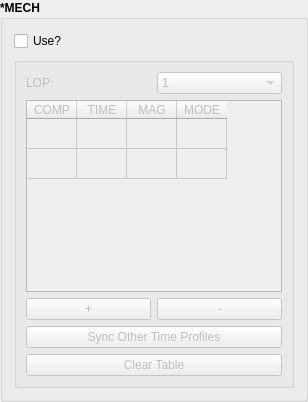
         <widget class="QGroupBox" name="kwmech_gb">
          <property name="font">
           <font>
            <weight>75</weight>
            <bold>true</bold>
           </font>
          </property>
          <property name="title">
           <string>*MECH</string>
          </property>
          <layout class="QVBoxLayout" name="verticalLayout_11">
           <item>
            <widget class="QCheckBox" name="mech_cb">
             <property name="font">
              <font>
               <weight>50</weight>
               <bold>false</bold>
              </font>
             </property>
             <property name="text">
              <string>Use?</string>
             </property>
            </widget>
           </item>
           <item>
            <widget class="QGroupBox" name="mech_gb">
             <property name="enabled">
              <bool>false</bool>
             </property>
             <property name="title">
              <string/>
             </property>
             <property name="flat">
              <bool>true</bool>
             </property>
             <layout class="QHBoxLayout" name="horizontalLayout_35">
              <item>
               <layout class="QVBoxLayout" name="verticalLayout_16">
                <item>
                 <layout class="QHBoxLayout" name="horizontalLayout_18">
                  <item>
                   <widget class="QLabel" name="lop_label">
                    <property name="font">
                     <font>
                      <weight>50</weight>
                      <bold>false</bold>
                     </font>
                    </property>
                    <property name="text">
                     <string>LOP:</string>
                    </property>
                   </widget>
                  </item>
                  <item>
                   <widget class="QComboBox" name="lop_cb">
                    <property name="font">
                     <font>
                      <weight>50</weight>
                      <bold>false</bold>
                     </font>
                    </property>
                    <property name="toolTip">
                     <string>Specify *MECH loading option</string>
                    </property>
                    <item>
                     <property name="text">
                      <string>1</string>
                     </property>
                    </item>
                    <item>
                     <property name="text">
                      <string>2</string>
                     </property>
                    </item>
                    <item>
                     <property name="text">
                      <string>3</string>
                     </property>
                    </item>
                    <item>
                     <property name="text">
                      <string>4</string>
                     </property>
                    </item>
                    <item>
                     <property name="text">
                      <string>5</string>
                     </property>
                    </item>
                    <item>
                     <property name="text">
                      <string>6</string>
                     </property>
                    </item>
                    <item>
                     <property name="text">
                      <string>99</string>
                     </property>
                    </item>
                   </widget>
                  </item>
                 </layout>
                </item>
                <item>
                 <widget class="QTableWidget" name="mech_table">
                  <property name="font">
                   <font>
                    <weight>50</weight>
                    <bold>false</bold>
                   </font>
                  </property>
                  <attribute name="horizontalHeaderDefaultSectionSize">
                   <number>50</number>
                  </attribute>
                  <attribute name="verticalHeaderVisible">
                   <bool>false</bool>
                  </attribute>
                  <attribute name="verticalHeaderDefaultSectionSize">
                   <number>30</number>
                  </attribute>
                  <row>
                   <property name="text">
                    <string>1</string>
                   </property>
                  </row>
                  <row>
                   <property name="text">
                    <string>2</string>
                   </property>
                  </row>
                  <column>
                   <property name="text">
                    <string>COMP</string>
                   </property>
                  </column>
                  <column>
                   <property name="text">
                    <string>TIME</string>
                   </property>
                  </column>
                  <column>
                   <property name="text">
                    <string>MAG</string>
                   </property>
                  </column>
                  <column>
                   <property name="text">
                    <string>MODE</string>
                   </property>
                  </column>
                 </widget>
                </item>
                <item>
                 <layout class="QHBoxLayout" name="horizontalLayout_22">
                  <item>
                   <widget class="QPushButton" name="mechadd_pb">
                    <property name="font">
                     <font>
                      <weight>50</weight>
                      <bold>false</bold>
                     </font>
                    </property>
                    <property name="toolTip">
                     <string>Add new loading increment</string>
                    </property>
                    <property name="text">
                     <string>+</string>
                    </property>
                   </widget>
                  </item>
                  <item>
                   <widget class="QPushButton" name="mechrm_pb">
                    <property name="font">
                     <font>
                      <weight>50</weight>
                      <bold>false</bold>
                     </font>
                    </property>
                    <property name="toolTip">
                     <string>Remove loading increment</string>
                    </property>
                    <property name="text">
                     <string>-</string>
                    </property>
                   </widget>
                  </item>
                 </layout>
                </item>
                <item>
                 <widget class="QPushButton" name="mechsync_pb">
                  <property name="font">
                   <font>
                    <weight>50</weight>
                    <bold>false</bold>
                   </font>
                  </property>
                  <property name="toolTip">
                   <string>Sync times across other keywords</string>
                  </property>
                  <property name="text">
                   <string>Sync Other Time Profiles</string>
                  </property>
                 </widget>
                </item>
                <item>
                 <widget class="QPushButton" name="mech_table_clear">
                  <property name="font">
                   <font>
                    <weight>50</weight>
                    <bold>false</bold>
                   </font>
                  </property>
                  <property name="text">
                   <string>Clear Table</string>
                  </property>
                 </widget>
                </item>
               </layout>
              </item>
             </layout>
            </widget>
           </item>
          </layout>
         </widget>
